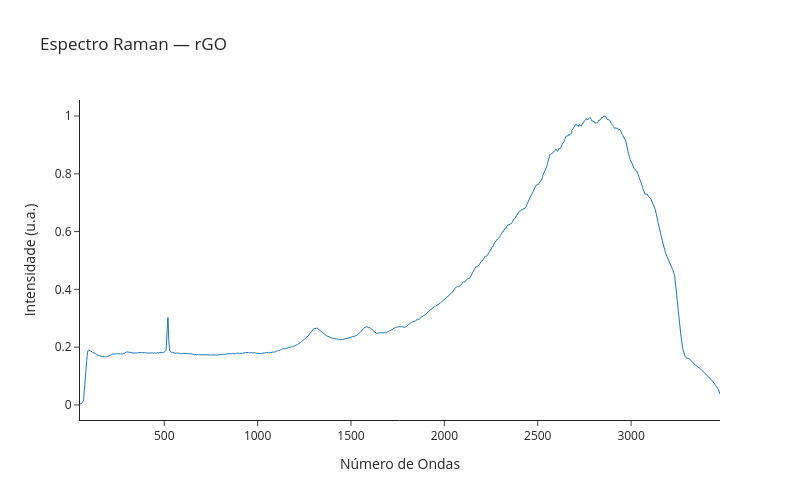

Notebook code cell kept with this figure:
### Markdown cell above
# Raman - rGO

### Code cell
raman_plot(file_path='rGO_MMV.txt', sample_name='rGO', method='max')

### Figure 1 — Plotly figure (JSON) as saved in the notebook; plotly's stock layout.template omitted (floating-point values rounded to 4 significant figures; data arrays with more than 128 entries replaced by an {"elided": "..."} marker saying what was removed)
{"data": [{"line": {"width": 1}, "mode": "lines", "name": "Raman", "type": "scatter", "x": {"elided": "2048 float values"}, "y": {"elided": "2048 float values"}}], "layout": {"height": 500, "title": {"text": "Espectro Raman — rGO"}, "width": 800, "xaxis": {"title": {"text": "Número de Ondas"}}, "yaxis": {"title": {"text": "Intensidade (u.a.)"}}}}
